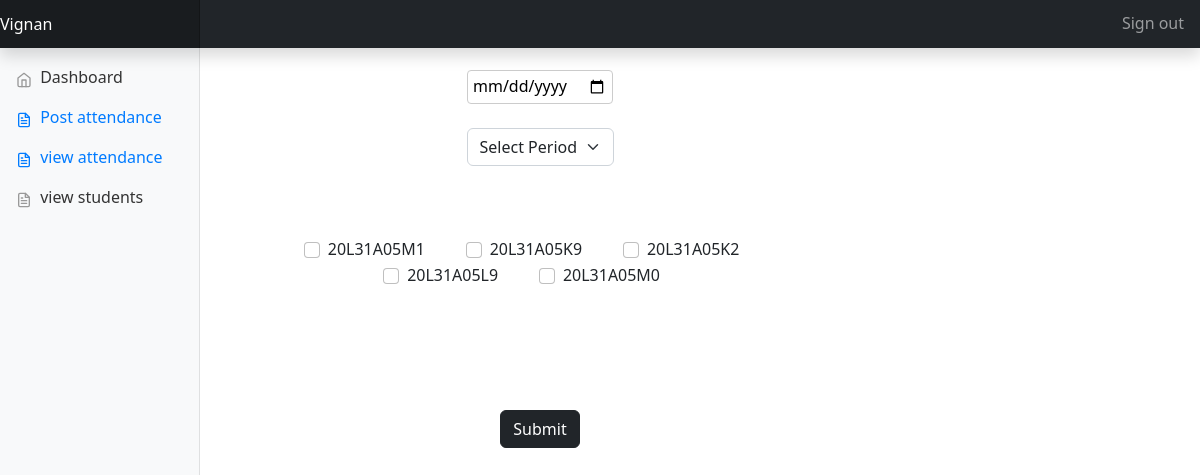
Page /faculty/dummy.php on the committed database.
### tables this page shows
CREATE TABLE `students` (
  `sno` int(225) NOT NULL,
  `email` varchar(50) NOT NULL,
  `id` varchar(50) NOT NULL,
  `name` varchar(50) NOT NULL,
  `password` varchar(50) NOT NULL,
  `year` varchar(50) NOT NULL,
  `branch` varchar(50) NOT NULL,
  `sec` varchar(50) NOT NULL
);

### faculty/dummy.php (the view, shortened to what this page needs)
<?php
include '../conn.php';
?>
<!doctype html>
<html lang="en">
  <head>
    <link href="https://cdn.jsdelivr.net/npm/bootstrap@5.2.3/dist/css/bootstrap.min.css" rel="stylesheet"
>
    <link href="../../dist/css/bootstrap.min.css" rel="stylesheet">
    <link href="../dashboard1.css" rel="stylesheet">
  </head>
  <body>
    <nav class="navbar navbar-dark fixed-top bg-dark flex-md-nowrap p-0 shadow">
      <a class="navbar-brand col-sm-3 col-md-2 mr-0" href="./facultydash.php">Vignan</a>
      <ul class="navbar-nav px-3">
        <li class="nav-item text-nowrap">
          <a class="nav-link" href="../login.php">Sign out</a>
        </li>
      </ul>
    </nav>
    <div class="container-fluid">
      <div class="row">
        <nav class="col-md-2 d-none d-md-block bg-light sidebar">
          <div class="sidebar-sticky">
            <ul class="nav flex-column">
              <li class="nav-item">
                <a class="nav-link " href="./facultydash.php">
                  <span data-feather="home"></span>
                  Dashboard
                </a>
              </li>
              <li class="nav-item">
                <a class="nav-link active" href="Postattendence.php">
                  <span data-feather="file-text"></span>
                  Post attendance
                </a>
              </li>
              <li class="nav-item">
                <a class="nav-link active" href="allattendence.php">
                  <span data-feather="file-text"></span>
                  view attendance
                </a>
              </li>
              <li class="nav-item">
                <a class="nav-link" href="allstudents.php">
                  <span data-feather="file-text"></span>
                  view students
                </a>
              </li>
            </ul>
          </div>
        </nav>
        <br><br><br>
        <nav class="col-md-6 asidebar">
              <div class="row">
              <center>
<?php
        $res=mysqli_query($link,"select * from students");
    ?>
    <form action="" method="post">
              <input type="date" name="date" placeholder="Select date" class="abc"required><br><br>
              <select name="period" class="form-select" aria-label="Default select example" style="width:147px;" required>
                <option selected>Select Period</option>
                </select>
                <br><br><br>
        <?php
        while($values=mysqli_fetch_array($res)){
        ?>
                <div class="form-check form-check-inline">
                <input class="form-check-input" type="checkbox" id="inlineCheckbox3" value="<?php echo $values['id']; ?>" >
                <label class="form-check-label" for="inlineCheckbox3"><?php echo $values['id']; ?></label>
                </div>&nbsp;&nbsp;&nbsp;&nbsp;&nbsp;
            <?php
        }
        ?>
        <br><br><br><br><br><br>
        <button type="submit" value="submit" name="SUBMIT" class="btn btn-dark">Submit</button>
    </form>
                    </center>
              </div>
        </nav>
      </div>
    </div>
  </body>
</html>

### dashboard1.css (style rules this page uses)
body { font-size: .999rem; }
.feather { width: 16px; height: 16px; vertical-align: text-bottom; }
.sidebar { top: 0; bottom: 0; left: 0; z-index: 100; padding: 50px 0 0; padding-right: 10px; box-shadow: inset -1px 0 0 rgba(0, 0, 0, .1); }
.asidebar { position: relative; top: 20px; left: 40px; z-index: 100; padding: 50px 0 0; }
.sidebar-sticky { position: relative; top: 0; height: calc(100vh - 48px); padding-top: .5rem; overflow-x: hidden; overflow-y: auto; }
.sidebar .nav-link { font-weight: 500; color: #333; }
.sidebar .nav-link .feather { margin-right: 4px; color: #999; }
.sidebar .nav-link.active { color: #007bff; }
.sidebar .nav-link:hover .feather, .sidebar .nav-link.active .feather { color: inherit; }
.navbar-brand { padding-top: .75rem; padding-bottom: .75rem; font-size: 1rem; background-color: rgba(0, 0, 0, .25); box-shadow: inset -1px 0 0 rgba(0, 0, 0, .25); }

### faculty/dummy.php (style rules this page uses)
.abc { padding:5px; width:146px; height:34px; border-radius:4px; border: 1px solid #ccc; -webkit-transition: 0.5s; }

### rows in the picture
students: id "20L31A05M1"
students: id "20L31A05K9"
students: id "20L31A05K2"
students: id "20L31A05L9"
students: id "20L31A05M0"
